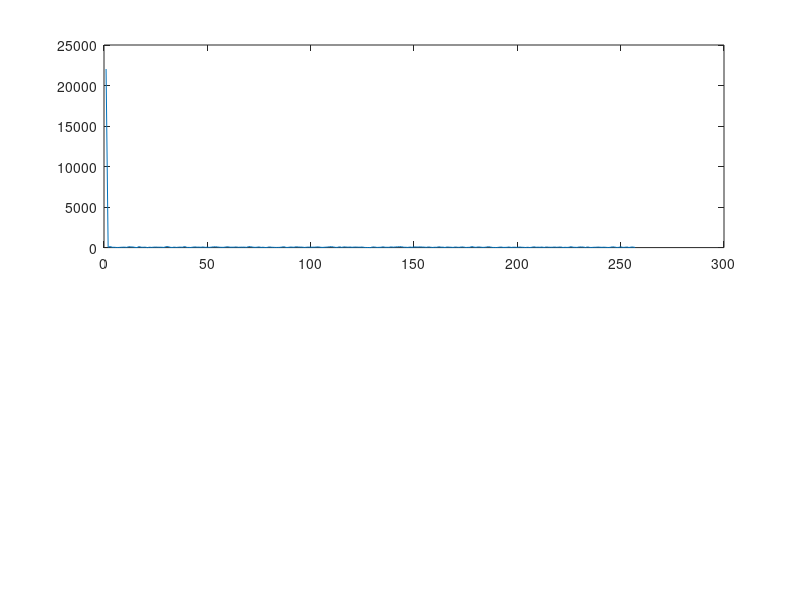

Recreate this plot in MATLAB. (Note: this script raises an error after producing the figure.)
%Whisper. lazy coding techniques below..
keynum = 44;
dur = 1;
fs = 44100;
tt = 0:1/fs:dur;
A = 1;
f0 = 150;
xx = 0;
for i = 1:30
    xx = xx + A*cos(i*f0*2*pi*tt);
end
%new code below
xx = 0.*xx;
xx = xx + rand(1,length(xx));

%new code above
%soundsc(xx, fs)
ww = 0:pi/256:pi;
Hx = freqz(xx, 1, ww);
subplot(211)
plot(abs(Hx))
%pause(2)

OO = filter(B_pz, A_pz, xx);
soundsc([xx zeros(1,100) OO], fs);

%A and B from pole zero place
[Hoo, W] = freqz(B_pz, A_pz, 256);
subplot(212)
plot(abs(Hoo))